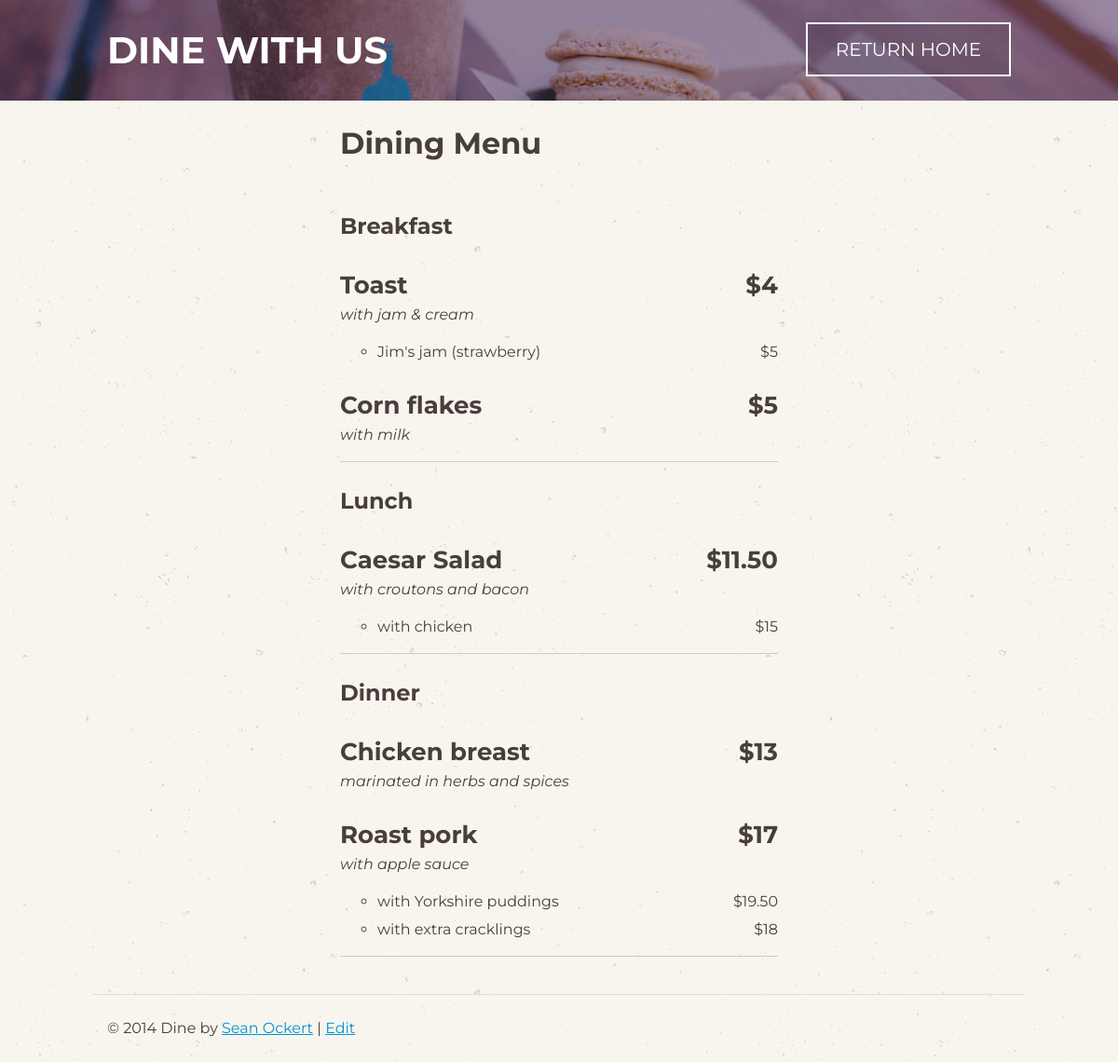
Page /menu.php on the committed database.
### tables this page shows
CREATE TABLE items (id INTEGER PRIMARY KEY, title TEXT, description TEXT, price TEXT, category TEXT, item_order INTEGER, date_modified TEXT, date_created TEXT);

CREATE TABLE subitems (id INTEGER PRIMARY KEY, parent_id INTEGER, title TEXT, price TEXT, item_order INTEGER, date_modified TEXT, date_created TEXT);

### dine/db.php (called while the page is built, shortened)
<?php
class database {
  public $db_path = DBPATH;
  public function read($table, $order = 'id') {
    try {
      $db = new PDO("sqlite:$this->db_path");
      $db->setAttribute( PDO::ATTR_ERRMODE, PDO::ERRMODE_WARNING );
      $rows = $db->query('SELECT * FROM ' . $table . ' ORDER BY "' . $order . '"');
      $rows->setFetchMode(PDO::FETCH_ASSOC);
      $data = $this->array_to_object($rows);
      return $data;
    } catch (PDOException $e) {
      return 'Connection failed: ' . $e->getMessage();
    }
  }
  public function array_to_object($array) {
    $obj = new stdClass;
    foreach($array as $k => $v) {
       if(strlen($k)) {
          if(is_array($v)) {
             $obj->{$k} = $this->array_to_object($v);
          } else {
             $obj->{$k} = $v;
          }
       }
    }
    return $obj;
  }
}

### dine/helpers.php (called while the page is built, shortened)
<?php
class helper {
    function site_options($options) {
        $site_options = new stdClass;
        foreach ($options as $k => $v) {
            $site_options->{$v->type} = $v->content;
        }
        return $site_options;
    }
    function sort_menu_items($items, $sort) {
        $items_by_category = array();
        foreach($items as $item) {
          $parent = $item->$sort;
          $items_by_category[$parent][] = $item;
        }
        return $items_by_category;
    }
}
$helper = new helper();

### dine/settings.php (called while the page is built, shortened)
<?php
$currency = '$';

### menu.php (the view, shortened to what this page needs)
<?php
    require('dine/loader.php');
    $site_options = $helper->site_options($DB->read('options'));
    $categories = $DB->read('categories','order');
    $items = $DB->read('items','item_order');
    $sub_items = $DB->read('subitems','title');
    $category_titles = array('');
    foreach ($categories as $category) {
        array_push($category_titles, $category->title);
    }
    $menu_items_by_category = $helper->sort_menu_items($items, 'category');
    ksort($menu_items_by_category);
    $sub_items_by_item = $helper->sort_menu_items($sub_items, 'parent_id');
?>
<?php include('partials/header.php'); ?>
<div class="container">
  <div class="hero menu-hero clearfix">
    <div class="row">
        <div class="columns large-9">
          <h1><a href="./" title="Return to homepage" data-instant><?php echo $site_options->name; ?></a></h1>
        </div>
        <div class="columns large-3">
          <a href="./" class="menu" data-instant>Return Home</a>
        </div>
    </div>
  </div>
   <div class="row">
      <div class="columns large-6 medium-8 large-centered medium-centered">
        <h1>Dining Menu</h1>
      	<ul id="menu">
            <?php
              if (count($menu_items_by_category) > 0) {
                foreach($menu_items_by_category as $key => $menu_items) {
                  echo '<h2>' . $category_titles[$key] . '</h2>';
                  foreach($menu_items as $item) { ?>
                      <li>
                          <h3><?php echo $item->title; ?>
                          <strong class="price right">
                            <?php echo $currency; echo $item->price; ?>
                          </strong></h3>
                          <p class="description"><em><?php echo $item->description; ?></em></p>
                            <?php if (isset($sub_items_by_item[$item->id]) && count($sub_items_by_item[$item->id]) > 0) {  ?>
                            <ul class="options">
                              <?php foreach($sub_items_by_item[$item->id] as $item_option) {  ?>
                              <li>
                                <?php echo $item_option->title; ?>
                                <div class="right"><?php echo $currency; echo $item_option->price; ?></div>
                              </li>
                              <?php } ?>
                          </ul>
                          <?php } ?>
                      </li>
                      <?php } ?>
                      <hr>
            <? }
            } else {
              echo '<li><em>Looks like there\'s nothing on the menu yet.</em></li>';
            } ?>
      	</ul>
      </div>
    </div>
<?php include('partials/footer.php'); ?>

### css/style.css (style rules this page uses)
html { font-size: 100%; -webkit-text-size-adjust: 100%; -ms-text-size-adjust: 100%; }
html, button, input, select, textarea { font-family: sans-serif; }
body { margin: 0; }
h1 { font-size: 2em; margin: 0.7em 0; }
h2 { font-size: 1.5em; margin: 1em 0 .5em; }
h3 { font-size: 1.17em; margin: 1em 0; }
b, strong { font-weight: bold; }
p, pre { margin: 1em 0; }
dl, menu, ol, ul { margin: 1em 0; }
menu, ol, ul { padding: 0 0 0 40px; }
hr { display: block; height: 1px; border: 0; border-top: 1px solid #ccc; margin: 1em 0; padding: 0; }
.clearfix { *zoom: 1; }
.clearfix:before, .clearfix:after { content: " "; display: table; }
.clearfix:after { clear: both; }
*, *:before, *:after { -moz-box-sizing: border-box; -webkit-box-sizing: border-box; box-sizing: border-box; }
.row { width: 100%; margin-left: auto; margin-right: auto; margin-top: 0; margin-bottom: 0; max-width: 62.5rem; *zoom: 1; }
.row:before, .row:after { content: " "; display: table; }
.row:after { clear: both; }
.column, .columns { padding-left: 0.9375rem; padding-right: 0.9375rem; width: 100%; float: left; }
@media only screen { .column, .columns { position: relative; padding-left: 0.9375rem; padding-right: 0.9375rem; float: left; } }
@media only screen and (min-width: 40.063em) { .column.medium-centered, .columns.medium-centered { margin-left: auto; margin-right: auto; float: none; } }
@media only screen and (min-width: 40.063em) { .column, .columns { position: relative; padding-left: 0.9375rem; padding-right: 0.9375rem; float: left; } }
@media only screen and (min-width: 40.063em) { .medium-8 { width: 66.66667%; } }
@media only screen and (min-width: 64.063em) { .column.large-centered, .columns.large-centered { margin-left: auto; margin-right: auto; float: none; } }
@media only screen and (min-width: 64.063em) { .column, .columns { position: relative; padding-left: 0.9375rem; padding-right: 0.9375rem; float: left; } }
@media only screen and (min-width: 64.063em) { .large-3 { width: 25%; } }
@media only screen and (min-width: 64.063em) { .large-6 { width: 50%; } }
@media only screen and (min-width: 64.063em) { .large-9 { width: 75%; } }
body { background: #f8f5ee url("../images/bg-dirt.png"); color: #493e3c; padding: 0; margin: 0; font-family: "Montserrat", sans-serif; font-weight: 400; line-height: 1.5; position: relative; }
.right { float: right !important; }
a { color: #0093d3; text-decoration: underline; }
ul li, ol li { margin-bottom: 6px; }
h3 { font-size: 26px; margin-bottom: 6px; }
p { margin-top: 0; }
.hero { background: #5d1f6a url("../images/macaroons.jpg") no-repeat top center; background-size: cover; color: #fff; padding: 12px 0; }
.hero a { text-decoration: none; }
.hero h1 { margin: 0; text-align: center; text-transform: uppercase; margin-bottom: 24px; }
.hero a { color: #fff; }
.hero .menu { display: block; padding: 12px; text-align: center; border: 2px solid #fff; color: #fff; background: rgba(0, 0, 0, 0.1); text-transform: uppercase; text-shadow: none; margin-top: 24px; }
.hero.menu-hero h1 { text-align: left; margin-bottom: 0; }
.hero.menu-hero .menu { margin-top: 0; }
#menu { list-style-type: none; padding: 0; margin: 0; overflow: hidden; }
#menu > li { display: block; }
#menu h3 { margin-bottom: 0; }
#menu .description { margin-top: 0; }
@media only screen and (min-width: 40.063em) { .hero { padding: 120px 0; font-size: 20px; } }
@media only screen and (min-width: 40.063em) { .hero.menu-hero { padding: 24px 0; } }

### rows in the picture
items: title "Toast", price "4", description "with jam & cream"
subitems: title "Jim's jam (strawberry)", price "5"
items: title "Corn flakes", price "5", description "with milk"
items: title "Caesar Salad", price "11.50", description "with croutons and bacon"
subitems: title "with chicken", price "15"
items: title "Chicken breast", price "13", description "marinated in herbs and spices"
items: title "Roast pork", price "17", description "with apple sauce"
subitems: title "with Yorkshire puddings", price "19.50"
subitems: title "with extra cracklings", price "18"

### other values in the picture
$site_options->name "DINE WITH US"
$category_titles[$key] "Breakfast"
$category_titles[$key] "Lunch"
$category_titles[$key] "Dinner"
